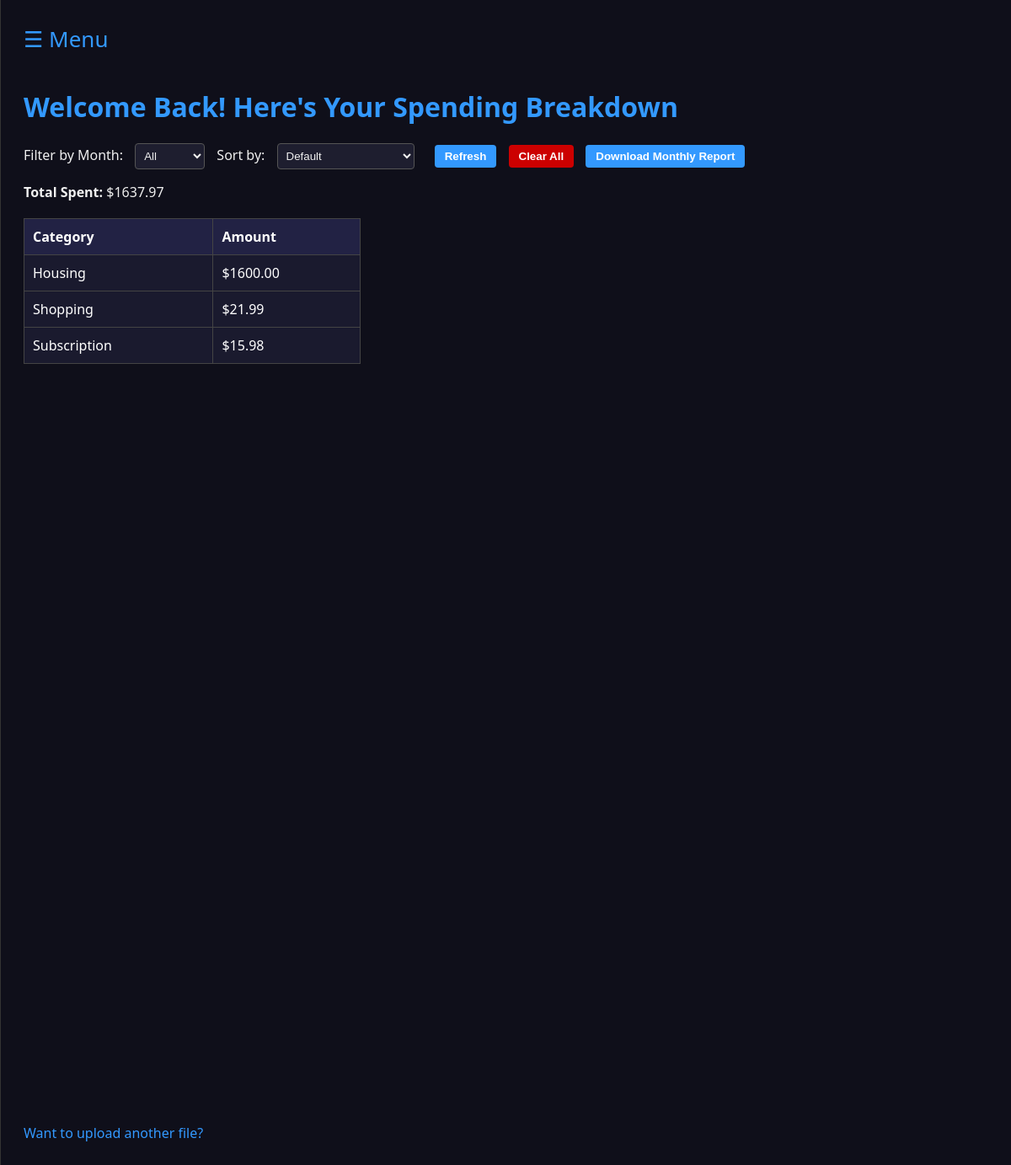
Before: / with the older database file.
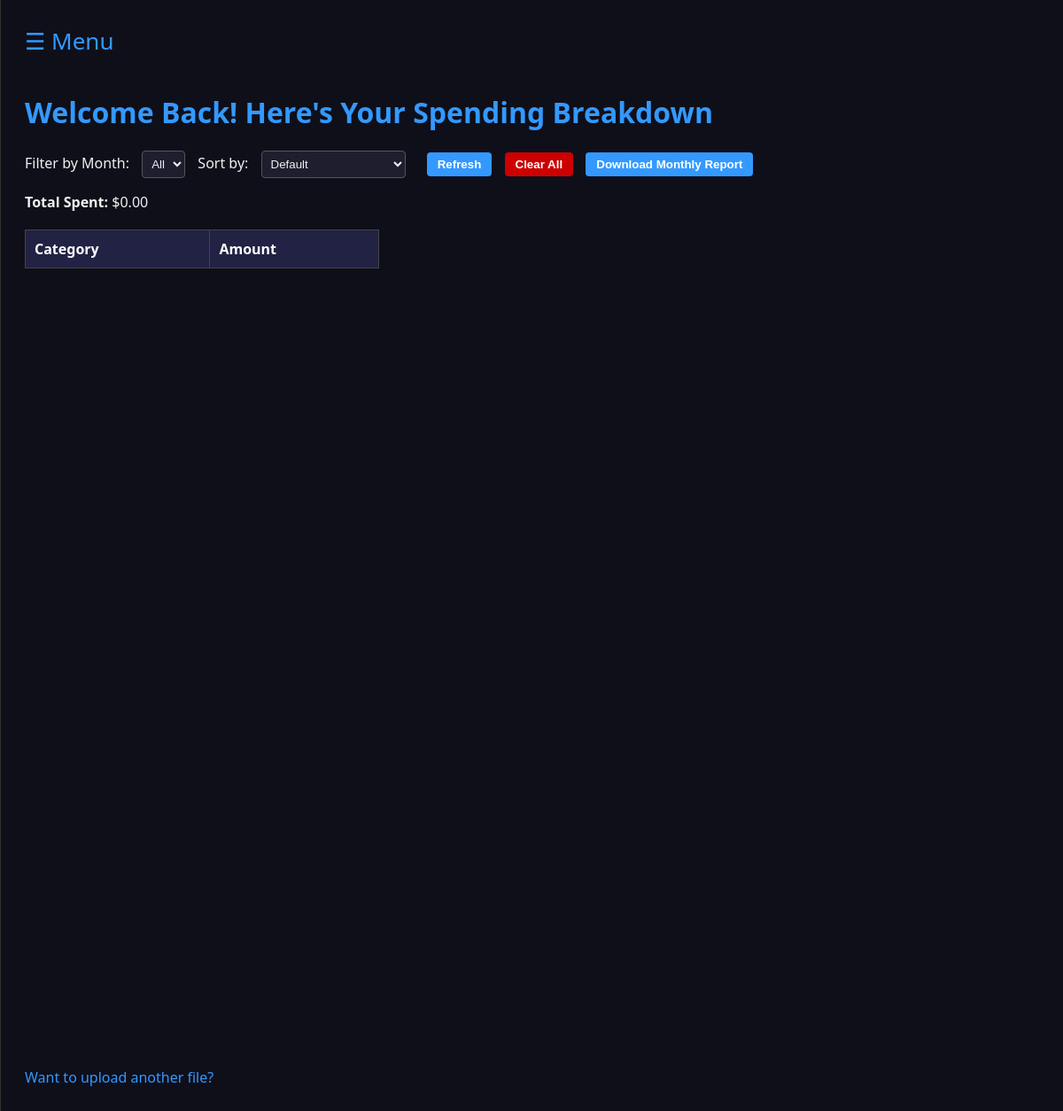
After: the same page with the newer database file.
### tables this page shows
CREATE TABLE transactions (
        id INTEGER PRIMARY KEY AUTOINCREMENT,
        date TEXT,
        description TEXT,
        amount REAL,
        category TEXT
    );

### app.py (the view)
@app.route('/', methods=['GET'])
def dashboard():
    month = request.args.get('month')
    sort = request.args.get('sort')
    conn = get_db_connection()
    df = pd.read_sql_query("SELECT * FROM transactions", conn)
    conn.close()
    df['date'] = pd.to_datetime(df['date'], errors='coerce')
    if month:
        df = df[df['date'].dt.strftime('%Y-%m') == month]
    summary = df.groupby('category')['amount'].sum().reset_index()
    if sort == 'category_asc':
        summary = summary.sort_values(by='category')
    elif sort == 'amount_asc':
        summary = summary.sort_values(by='amount')
    elif sort == 'amount_desc':
        summary = summary.sort_values(by='amount', ascending=False)
    else:
        summary = summary.sort_values(by='amount', ascending=False)
    total_spent = df['amount'].sum()
    summary_list = summary.values.tolist()
    all_months = df['date'].dt.strftime('%Y-%m').dropna().unique().tolist()
    all_months.sort(reverse=True)
    return render_template(
        'dashboard.html',
        summary=summary_list,
        total=total_spent,
        all_months=all_months,
        selected_month=month,
        sort=sort
    )

### app.py (called while the page is built)
def get_db_connection():
    conn = sqlite3.connect(DB_NAME)
    conn.row_factory = sqlite3.Row
    return conn

### templates/dashboard.html (shortened to what this page needs)
<!DOCTYPE html>
<html>
<head>
</head>
<body>
    <span class="hamburger" onclick="openNav()">☰ Menu</span>
    <h1>Welcome Back! Here's Your Spending Breakdown</h1>
    <form method="GET" action="/" style="display:inline;">
        <label for="month">Filter by Month:</label>
        <select name="month" onchange="this.form.submit()">
            <option value="">All</option>
        </select>
    </form>
    <form method="GET" action="/" style="display:inline;">
        <label for="sort">Sort by:</label>
        <select name="sort" onchange="this.form.submit()">
            <option value="">Default</option>
        </select>
    </form>
    <form method="GET" action="/" style="display:inline;">
        <button type="submit" class="btn-refresh">Refresh</button>
    </form>
    <form method="POST" action="/clear" style="display:inline;" onsubmit="return confirm('Clear all your data?');">
        <button type="submit" class="btn-clear">Clear All</button>
    </form>
    <form method="GET" action="/report" style="display:inline;">
        <button type="submit" class="btn-refresh">Download Monthly Report</button>
    </form>
    <p><strong>Total Spent:</strong> ${{ "%.2f"|format(total) }}</p>
    <table>
        <tr>
            <th>Category</th>
            <th>Amount</th>
        </tr>
        {% for row in summary %}
        <tr>
            <td>{{ row[0] }}</td>
            <td>${{ "%.2f"|format(row[1]) }}</td>
        </tr>
        {% endfor %}
    </table>
    <div id="chart" class="chart-container" style="width:700px;height:400px;"></div>
    <div id="pie-chart" class="chart-container" style="width:700px;height:400px;"></div>
    <br>
    <a href="/upload">Want to upload another file?</a>
</body>
</html>

### templates/dashboard.html (style rules this page uses)
body { background-color: #0f0f1a; color: #f0f0f0; font-family: 'Segoe UI', sans-serif; padding: 20px; }
h1 { color: #3399ff; }
.hamburger { font-size: 26px; cursor: pointer; color: #3399ff; margin-bottom: 20px; display: inline-block; }
label, select { margin-right: 10px; }
select { padding: 6px; background-color: #1e1e2f; color: #f0f0f0; border: 1px solid #555; border-radius: 4px; }
button { padding: 6px 12px; border: none; border-radius: 4px; margin-left: 10px; font-weight: bold; cursor: pointer; }
.btn-refresh { background-color: #3399ff; color: white; }
.btn-clear { background-color: #cc0000; color: white; }
table { margin-top: 20px; width: 400px; border-collapse: collapse; background-color: #1a1a2e; color: white; }
th, td { border: 1px solid #444; padding: 10px; text-align: left; }
th { background-color: #222244; }
.chart-container { margin-top: 40px; }
a { color: #3399ff; text-decoration: none; }

Changed rows visible on the page:
removed transactions: category "Housing", row "1600.00"
removed transactions: category "Shopping", row "21.99"
removed transactions: category "Subscription", row "15.98"
Other visible differences:
{{ "%.2f"|format(total) }}: "1637.97" → "0.00"
